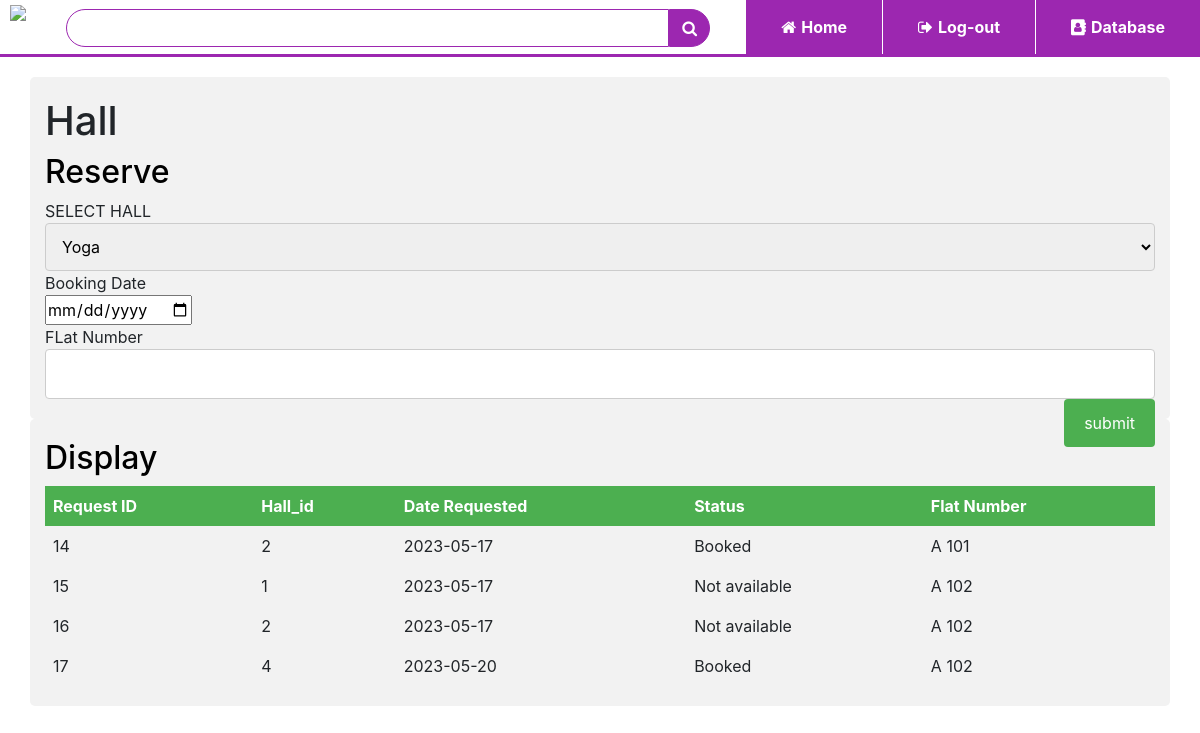
The app's page /hall_occupancy.php with its own data.
### tables this page shows
CREATE TABLE `hall_occupancy` (
  `Request_ID` int(11) NOT NULL,
  `f_hall_id` int(11) DEFAULT NULL,
  `date_from` date DEFAULT NULL,
  `Status` varchar(50) NOT NULL DEFAULT 'TBT',
  `Flat_Number` varchar(50) NOT NULL
);

### hall_occupancy.php (the view, shortened to what this page needs)
<!DOCTYPE html>
<html>
<head>
<link rel="stylesheet" type="text/css" href="tablecss.css">
<link rel="stylesheet" href="https://stackpath.bootstrapcdn.com/bootstrap/4.5.2/css/bootstrap.min.css" >
<link rel="stylesheet" href="https://stackpath.bootstrapcdn.com/font-awesome/4.7.0/css/font-awesome.min.css">
</head>
<body>
<div class="top-nav-bar">
	<div class="search-box">
		<img src="images/logo.png" class="logo">
		<input type="text" class="form-control">
		<span class="input-group-text"><i class="fa fa-search"></i></span>
	</div>
	<div class="menu-bar">
		<ul>
			<li><a href="index.html"><i class="fa fa-home"></i>Home</a></li>
			<li><a href="login.php"><i class="fa fa-sign-out"></i>Log-out</a></li>
			<li><a href="tables.php"><i class="fa fa-address-book"></i>Database</a></li>
		</ul>
	</div>
</div>
<div class="container">
<h1>Hall</h1>
<h2>Reserve</h2>
<form action="" method="GET">
    SELECT HALL
    <select class="form-select" name="unique_id" aria-label="Default select example">
    <option value="1">Yoga</option>
    </select>
	Booking Date </br><input type="date" name="dateFrom" value=""><br/>
    FLat Number</br><input type="text" name="flat_no" value=""><br/>
	<input type="submit" name="submit" value="submit">
</form>
</div>
</body>
</html>
<div class="container">
	<h2>Display</h2>
<?php
	include("connect.php");
	$query="SELECT * FROM hall_occupancy";
	$data = mysqli_query($conn,$query);
	$total = mysqli_num_rows($data);
	if($total > 0) {
?>
<table>
	<tr>
        <th>Request ID</td>
		<th>Hall_id</td>
		<th>Date Requested</td>
        <th>Status</td>
        <th>Flat Number</td>
	</tr>
	<?php
		while($result=mysqli_fetch_assoc($data))
		{
			echo "<tr>
                <td>".$result['Request_ID']."</td>
				<td>".$result['f_hall_id']."</td>
				<td>".$result['date_from']."</td>
				<td>".$result['Status']."</td>
                <td>".$result['Flat_Number']."</td>
				</tr>";
		}
	}
	else{
		echo "result not found";
	}
	?>
</table>

### tablecss.css (style rules this page uses)
* { margin:0; padding: 0; }
h2 { color: black; }
body { background-color: #f1f3f4; font-family: sans-serif; }
.top-nav-bar { height: 57px; top: 0; position: sticky; background: #fff; margin-bottom: 20px; border-bottom: 3px solid #9c27b0; z-index: 2; }
.logo { height: 40px; margin: 5px 10px; }
.form-control { margin-top: 9px; margin-left: 30px; border:1px solid #9c27b0 !important; border-top-left-radius: 20px !important; border-bottom-left-radius:20px !important; border-top-right-radius: 0 !important; border-bottom-right-radius: 0 !important; box-shadow: none; }
.input-group-text { background: #9c27b0 !important; border:1px solid #9c27b0 !important; margin: 8.5px 10px 3px 0 !important; border-top-left-radius: 0px !important; border-bottom-left-radius:0px !important; border-top-right-radius: 20px!important; border-bottom-right-radius: 20px !important; cursor: pointer; }
.search-box { display: inline-flex; width: 60%; }
.fa-search { color: #fff; }
.menu-bar { width: 40%; height: 57px; float: right; }
.menu-bar ul { display: inline-flex; float: right; }
.menu-bar ul li { border-left: 1px solid #fff; list-style-type:none; padding: 15px 35px; text-align: center; background-color: #9c27b0; cursor: pointer; }
.menu-bar ul li a { font-size:16px; font-weight: bold; color: #fff; text-decoration: none; }
.fa-home,.fa-sign-out,.fa-address-book { margin-right:5px; }
input[type=text], select, textarea { width: 100%; padding: 12px; border: 1px solid #ccc; border-radius: 4px; box-sizing: border-box; resize: vertical; }
input[type=submit] { background-color: #4CAF50; color: white; padding: 12px 20px; border: none; border-radius: 4px; cursor: pointer; float: right; }
.container { border-radius: 5px; background-color: #f2f2f2; padding: 20px; }

### hall_occupancy.php (style rules this page uses)
table { border-collapse: collapse; width: 100%; }
th, td { text-align: left; padding: 8px; }
tr:nth-child(even) { background-color: #f2f2f2 }
th { background-color: #4CAF50; color: white; }

### records on screen
hall_occupancy: Request_ID "14", f_hall "2", date_from "2023-05-17", Status "Booked", Flat_Number "A 101"
hall_occupancy: Request_ID "15", f_hall "1", date_from "2023-05-17", Status "Not available", Flat_Number "A 102"
hall_occupancy: Request_ID "16", f_hall "2", date_from "2023-05-17", Status "Not available", Flat_Number "A 102"
hall_occupancy: Request_ID "17", f_hall "4", date_from "2023-05-20", Status "Booked", Flat_Number "A 102"
